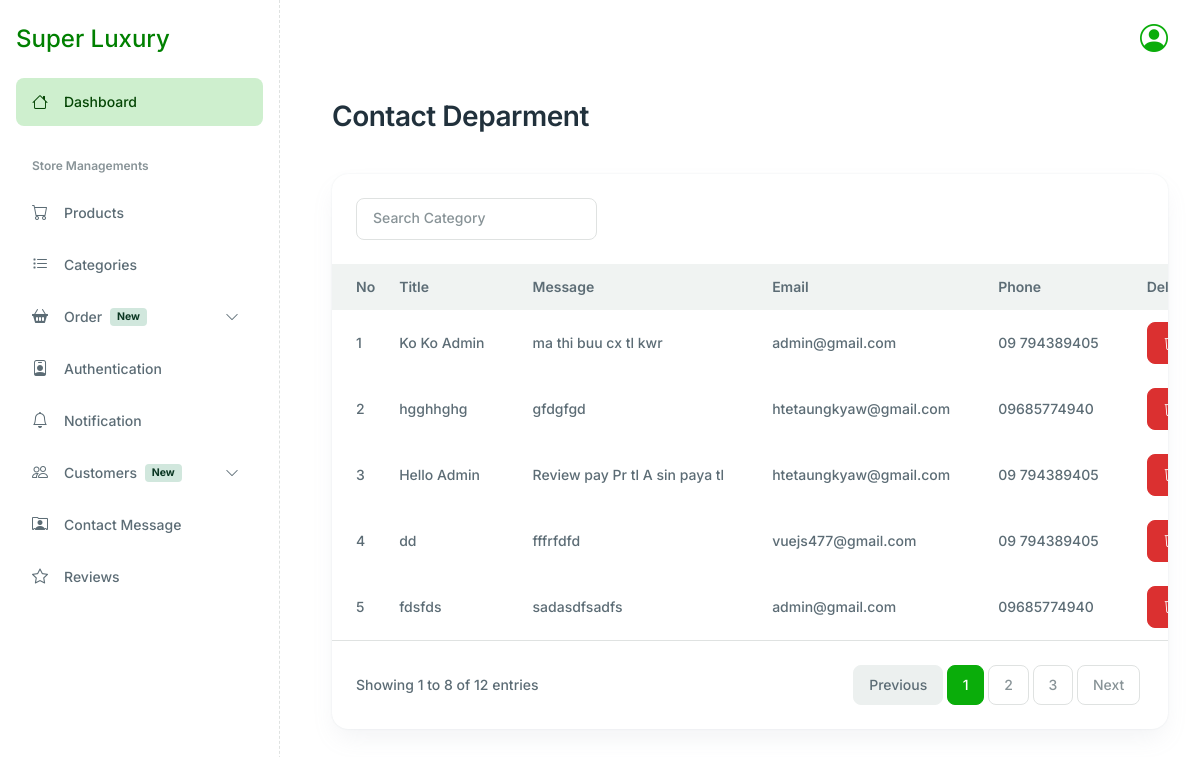
Screenshot of /dashboard/contact/ with the database file from the repository.
### sneaker_shop/models.py (models this page shows, shortened)
class Contact(models.Model):
    username = models.CharField(max_length=100, null=False)
    title = models.CharField(max_length=100,null=False)
    email = models.EmailField(max_length=100, null=False)
    phone = models.CharField(max_length=100,null=False)
    message = models.TextField(null=False)
    created_at = models.DateTimeField(auto_now_add=True)
    updated_at = models.DateTimeField(auto_now=True)

### dashboard/views.py (the view)
# urls.py: path('contact/', views.AdminContact, name='admin_contact'),
def AdminContact(request):
     contacts = Contact.objects.all()
     context = {
         'contacts':contacts
     }
     return render(request,'admin_contact.html', context)

### dashboard/context_processors.py (called while the page is built)
def unread_count(request):
    if request.user.is_authenticated:
        count = Notification.objects.filter(user = request.user, is_read = False, is_delete = False).count()
    else:
        count = 0
    return {'unread_count':count}

### dashboard/templates/admin_contact.html (shortened to what this page needs)
{% extends 'base.html' %}
{% block content %}
{% include 'sider.html'%}
<div class="main-wrapper" style="margin-left: 300px;">
    <main class="main-content-wrapper">
        <div class="container">
            <div class="row mb-8">
                <div class="col-md-12">
                    <div class="d-flex flex-column flex-md-row justify-content-between align-items-md-center gap-4">
                        <div>
                            <h2>Contact Deparment</h2>
                        </div>
                    </div>
                </div>
            </div>
            <div class="row">
                <div class="col-xl-12 col-12 mb-5">
                    <div class="card h-100 card-lg">
                        <div class="px-6 py-6">
                            <div class="row justify-content-between">
                                <div class="col-lg-4 col-md-6 col-12 mb-2 mb-md-0">
                                    <form class="d-flex" role="search">
                                        <input class="form-control" type="search" placeholder="Search Category"
                                            aria-label="Search" />
                                    </form>
                                </div>
                            </div>
                        </div>
                        <div class="card-body p-0">
                            <div class="table-responsive">
                                <table
                                    class="table table-centered table-hover mb-0 text-nowrap table-borderless table-with-checkbox">
                                    <thead class="bg-light">
                                        <tr>
                                            <th>No</th>
                                            <th>Title</th>
                                            <th>Message</th>
                                            <th>Email</th>
                                            <th>Phone</th>
                                            <th>Del</th>
                                        </tr>
                                    </thead>
                                    <tbody>
                                      {% for contact in contacts %}
                                        <tr>
                                            <td>{{forloop.counter}}</td>
                                            <td>{{contact.title}}</td>
                                            <td>{{contact.message}}</td>
                                            <td>{{contact.email}}</td>
                                            <td>{{contact.phone}}</td>
                                            <td>
                                                <button class="btn btn-danger" data-bs-toggle="modal"
                                                    data-bs-target="#deleteModal_{{contact.id}}"><i class="bi bi-trash3"></i></button>
                                            </td>
                                        </tr>
                                        {% endfor %}
                            </div>
                        </div>
                    </div>
                    <div
                        class="border-top d-flex justify-content-between align-items-md-center px-6 py-6 flex-md-row flex-column gap-4">
                        <span>Showing 1 to 8 of 12 entries</span>
                        <nav>
                            <ul class="pagination mb-0">
                                <li class="page-item disabled"><a class="page-link" href="#!">Previous</a></li>
                                <li class="page-item"><a class="page-link active" href="#!">1</a></li>
                                <li class="page-item"><a class="page-link" href="#!">2</a></li>
                                <li class="page-item"><a class="page-link" href="#!">3</a></li>
                                <li class="page-item"><a class="page-link" href="#!">Next</a></li>
                            </ul>
                        </nav>
                    </div>
                </div>
            </div>
        </div>
</div>
{% endblock %}

### rows the page displays
Contact: title "Ko Ko Admin", message "ma thi buu cx tl kwr", email "admin@gmail.com", phone "09 794389405"
Contact: title "hgghhghg", message "gfdgfgd", email "htetaungkyaw@gmail.com", phone "09685774940"
Contact: title "Hello Admin", message "Review pay Pr tl A sin paya tl", email "htetaungkyaw@gmail.com", phone "09 794389405"
Contact: title "dd", message "fffrfdfd", email "vuejs477@gmail.com", phone "09 794389405"
Contact: title "fdsfds", message "sadasdfsadfs", email "admin@gmail.com", phone "09685774940"
